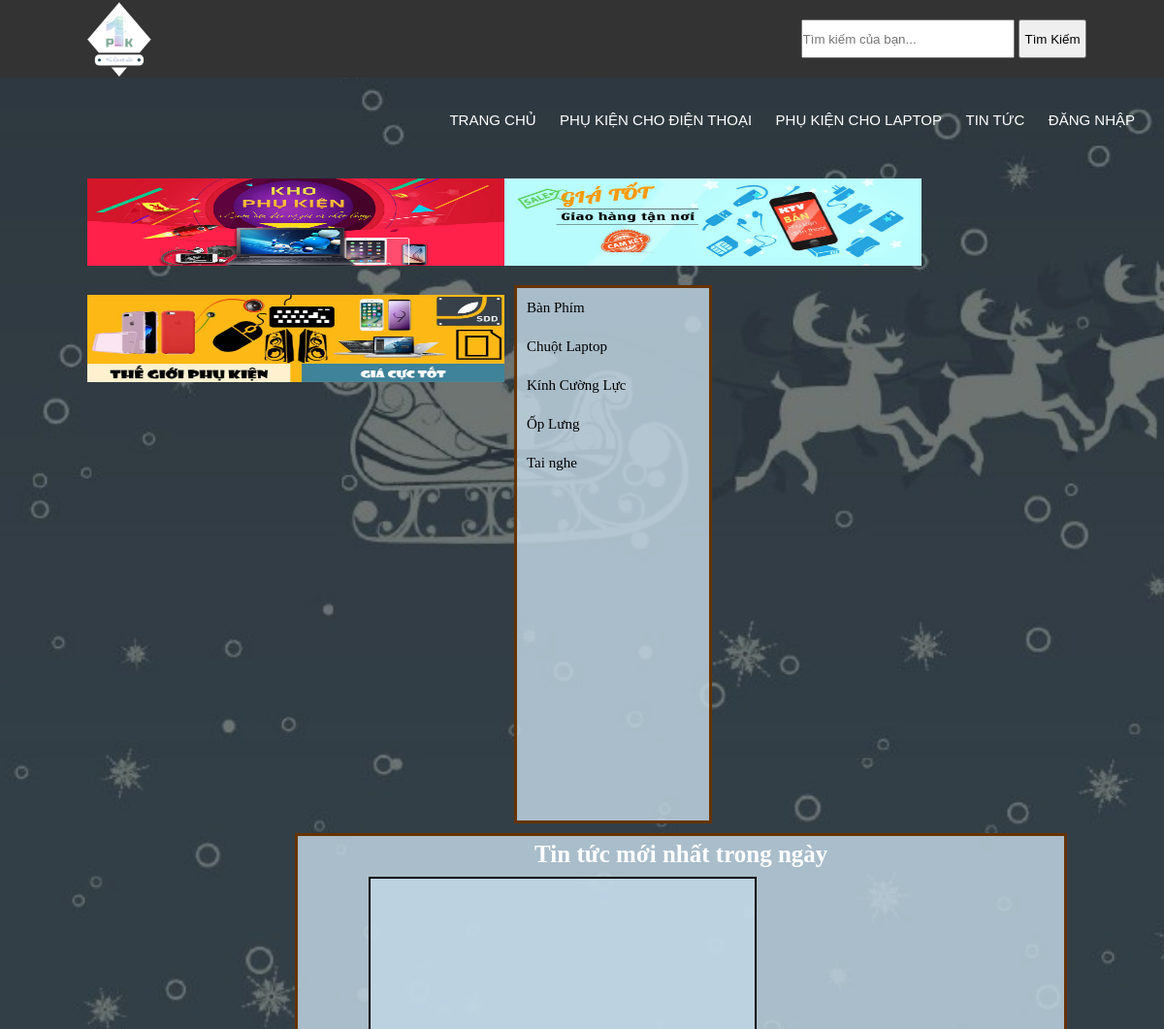
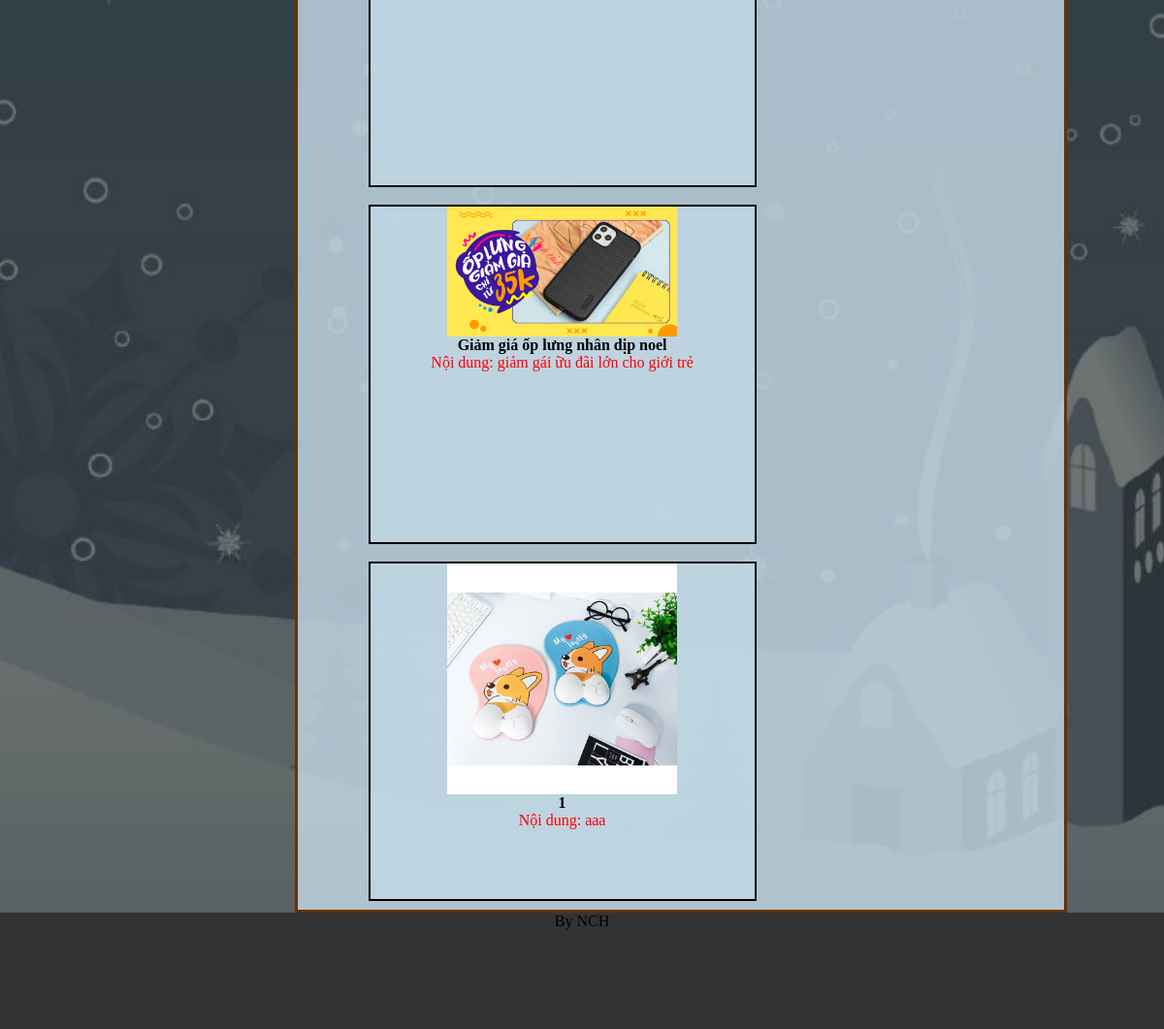
The page /index.php?quanly=tintuc on the database its author committed (2 pictures, top to bottom).
### tables this page shows
CREATE TABLE `quanlydanhmuc` (
  `id_danhmuc` varchar(20) NOT NULL,
  `ten_danhmuc` varchar(100) NOT NULL,
  `thutu_danhmuc` int(100) NOT NULL
);

CREATE TABLE `quanlytintuc` (
  `id_tintuc` varchar(20) NOT NULL,
  `tieude` varchar(200) NOT NULL,
  `noidung` text NOT NULL,
  `hinhanh` varchar(50) NOT NULL
);

### pages/maincontent/tintuc.php (the view)
<?php
$sql_tt= "SELECT * FROM quanlytintuc LIMIT 5";
$query_tt = mysqli_query($mysqli,$sql_tt);
?>
<div class="news">
			<h3>Tin tức mới nhất trong ngày</h3>
			<div class="list_new">
				<li>
					<?php
					while($row_main= mysqli_fetch_array($query_tt)){
					?>
					<li>
						<a href="index.php?quanly=tintuc&id=<?php echo $row_main['id_tintuc']?>">
							<img src="admincp/modules/quanlytintuc/uploads/<?php echo $row_main['hinhanh']?>">
							<p class="title_product"><?php echo $row_main['tieude']?></p>
							<p class="price_product">Nội dung: <?php echo ($row_main['noidung'])?></p>
						</a>
					</li>
					<?php
					}
					?>
				</li>
			</div>
		</div>

### pages/sidebar/sidebar.php
<?php
$sql_danhmuc= "SELECT * FROM quanlydanhmuc ORDER BY id_danhmuc ASC";
$query_danhmuc = mysqli_query($mysqli,$sql_danhmuc);
?>
<div class="sidebar">
					<ul class="list_sidebar">
						<?php
						while($row_danhmuc= mysqli_fetch_array($query_danhmuc)){
						?>
						<li><a href="index.php?quanly=danhmucsanpham&id=<?php echo $row_danhmuc['id_danhmuc']?>"><?php echo $row_danhmuc['ten_danhmuc']?></a></li>
						<?php
						}
						?>
					</ul>
				</div>

### style.css (style rules this page uses)
* { padding: 0; margin: 0 auto; text-decoration: none; box-sizing: border-box; }
.main .sidebar { border: 3px solid #663300; height: 555px; width: 20%; margin-top: 10px; margin-left: 10px; float: left; background-color: #c2d8e5d4; }
.main .sidebar .list_sidebar { display: inline-block; line-height: 40px; margin: 0 10px; list-style: none; }
.main .sidebar .list_sidebar li a { color: black; font-size: 15px; text-align: left; text-decoration: none; display: block; }
.news { width: 84%; height: 400px; }
.background .news h3 { color: white; margin-top: 5px; text-align: center; font-size: 25px; }
.list_new li { margin: 9px; width: 400px; height: 350px; border: 2px solid black; float: left; background: #c2d8e5d4; list-style: none; }
.list_new img { width: 60%; display: block; margin-left: auto; margin-right: auto; }
.list_new li p { text-align: center; }
.list_new li p.title_product { font-weight: bold; color: black; }
.list_new li p.price_product { color: red; }

### rows shown on the page
quanlydanhmuc: ten_danhmuc "Bàn Phím"
quanlydanhmuc: ten_danhmuc "Chuột Laptop"
quanlydanhmuc: ten_danhmuc "Kính Cường Lực"
quanlydanhmuc: ten_danhmuc "Ốp Lưng"
quanlydanhmuc: ten_danhmuc "Tai nghe"
quanlytintuc: hinhanh (picture), tieude "Giảm giá ốp lưng nhân dịp noel", noidung "giảm gái ữu đãi lớn cho giới trẻ"
quanlytintuc: hinhanh (picture), tieude "1", noidung "aaa"
